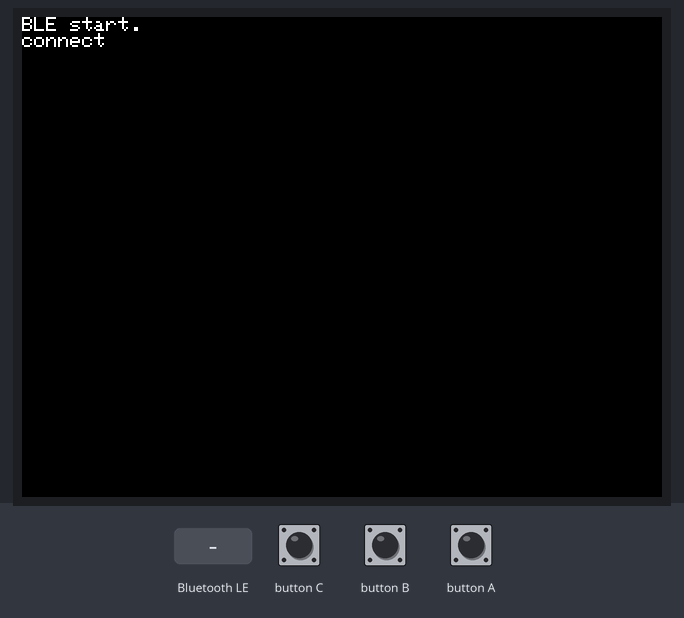
Bench run of a sketch on a simulated ESP32. On the bench: 320×240 colour display. Inputs (shaded band) come from the test bench. Nothing arrives over Bluetooth unless stated; a phone connects over Bluetooth LE 3 s after start.

Above: at 3.7 s.
3.8 s: button B pressed for 0.15 s
At 4.9 s:
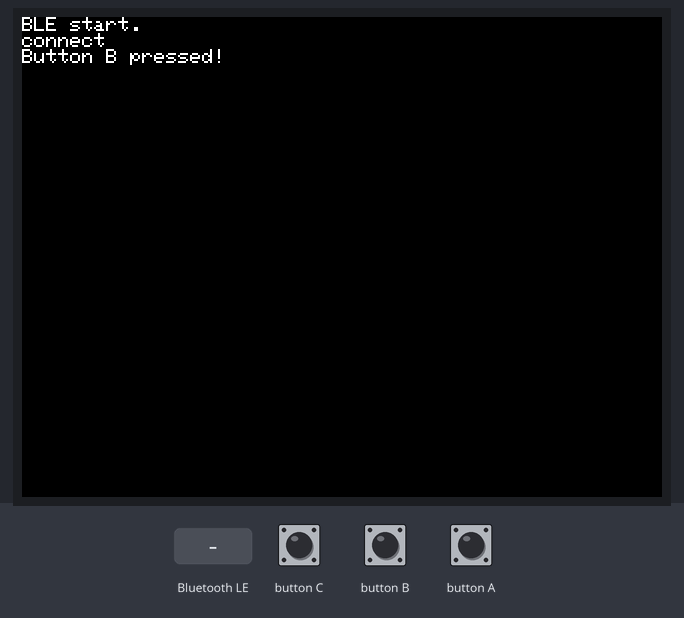
5.4 s: Bluetooth LE write "1" received
6.9 s: button B pressed for 1 s
At 7.3 s:
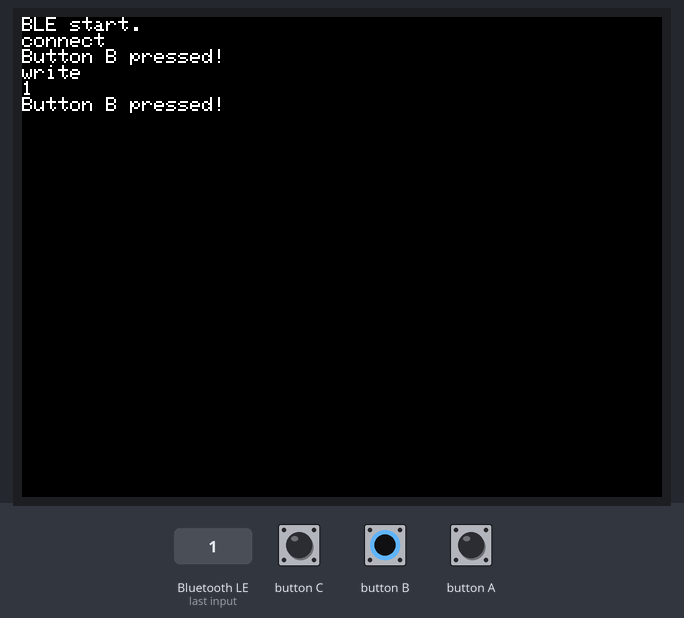
9.4 s: Bluetooth LE write "0" received
Timing chart, 0 to 11.9 s (numbered marks = the images above; inputs shaded):
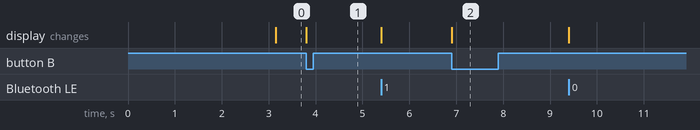

Measured:
- after the input at 3.8 s, the display: changes at once (image 1)
- after the input at 6.9 s, the display: changes at once (image 2)

The sketch:

BLE_server.ino
```cpp
// /*
//     Based on Neil Kolban example for IDF: https://github.com/nkolban/esp32-snippets/blob/master/cpp_utils/tests/BLE%20Tests/SampleServer.cpp
//     Ported to Arduino ESP32 by Evandro Copercini
//     updates by chegewara
// */

// #include <BLEDevice.h>
// #include <BLEUtils.h>
// #include <BLEServer.h>

// // See the following for generating UUIDs:
// // https://www.uuidgenerator.net/

// #define SERVICE_UUID        "4fafc201-1fb5-459e-8fcc-c5c9c331914b"
// #define CHARACTERISTIC_UUID "beb5483e-36e1-4688-b7f5-ea07361b26a8"

// void setup() {
//   Serial.begin(115200);
//   Serial.println("Starting BLE work!");

//   BLEDevice::init("myM5Stack");
//   BLEServer *pServer = BLEDevice::createServer();
//   BLEService *pService = pServer->createService(SERVICE_UUID);
//   BLECharacteristic *pCharacteristic = pService->createCharacteristic(
//                                         CHARACTERISTIC_UUID,
//                                         BLECharacteristic::PROPERTY_READ |
//                                         BLECharacteristic::PROPERTY_WRITE
//                                         );

//   pCharacteristic->setValue("Hello World says Neil");
//   pService->start();
//   // BLEAdvertising *pAdvertising = pServer->getAdvertising();  // this still is working for backward compatibility
//   BLEAdvertising *pAdvertising = BLEDevice::getAdvertising();
//   pAdvertising->addServiceUUID(SERVICE_UUID);
//   pAdvertising->setScanResponse(true);
//   pAdvertising->setMinPreferred(0x06);  // functions that help with iPhone connections issue
//   pAdvertising->setMinPreferred(0x12);
//   BLEDevice::startAdvertising();
//   Serial.println("Characteristic defined! Now you can read it in your phone!");
// }

// void loop() {
//   // put your main code here, to run repeatedly:
//   delay(2000);
// }

#include <M5Stack.h>
#include <BLEDevice.h>
#include <BLEUtils.h>
#include <BLEServer.h>
#include <BLE2902.h>

// See the following for generating UUIDs:
// https://www.uuidgenerator.net/

#define SERVICE_UUID        "4fafc201-1fb5-459e-8fcc-c5c9c331914b"
#define CHARACTERISTIC_UUID "beb5483e-36e1-4688-b7f5-ea07361b26a8"

BLEServer* pServer = NULL;
BLECharacteristic* pCharacteristic = NULL;
bool deviceConnected = false;

class MyServerCallbacks: public BLEServerCallbacks {
    void onConnect(BLEServer* pServer) {
      M5.Lcd.println("connect");
      deviceConnected = true;
    };

    void onDisconnect(BLEServer* pServer) {
      M5.Lcd.println("disconnect");
      deviceConnected = false;
    }
};

class MyCallbacks: public BLECharacteristicCallbacks {
  void onRead(BLECharacteristic *pCharacteristic) {
    M5.Lcd.println("read");
    pCharacteristic->setValue("Hello World!");
  }

  void onWrite(BLECharacteristic *pCharacteristic) {
    M5.Lcd.println("write");
    std::string value = pCharacteristic->getValue();
    M5.Lcd.println(value.c_str());
  }
};

void setup() {
  Serial.begin(115200);
  M5.begin();
  M5.setWakeupButton(BUTTON_A_PIN);
  M5.Lcd.println("BLE start.");
  m5.Speaker.mute();

  BLEDevice::init("m5-stack");
  BLEServer *pServer = BLEDevice::createServer();
  pServer->setCallbacks(new MyServerCallbacks());
  BLEService *pService = pServer->createService(SERVICE_UUID);
  pCharacteristic = pService->createCharacteristic(
                                         CHARACTERISTIC_UUID,
                                         BLECharacteristic::PROPERTY_READ |
                                         BLECharacteristic::PROPERTY_WRITE |
                                         BLECharacteristic::PROPERTY_NOTIFY |
                                         BLECharacteristic::PROPERTY_INDICATE
                                       );
  pCharacteristic->setCallbacks(new MyCallbacks());
  pCharacteristic->addDescriptor(new BLE2902());

  pService->start();
  BLEAdvertising *pAdvertising = pServer->getAdvertising();
  pAdvertising->start();
}

void loop() {
  if(M5.BtnA.wasPressed()) {
    M5.powerOFF();
  }
  if (deviceConnected) {
    if(M5.BtnB.wasPressed()) {
      M5.Lcd.println("Button B pressed!");
      pCharacteristic->setValue("Button B pressed!");
      pCharacteristic->notify();
    }
  }
  M5.update();
}
```
